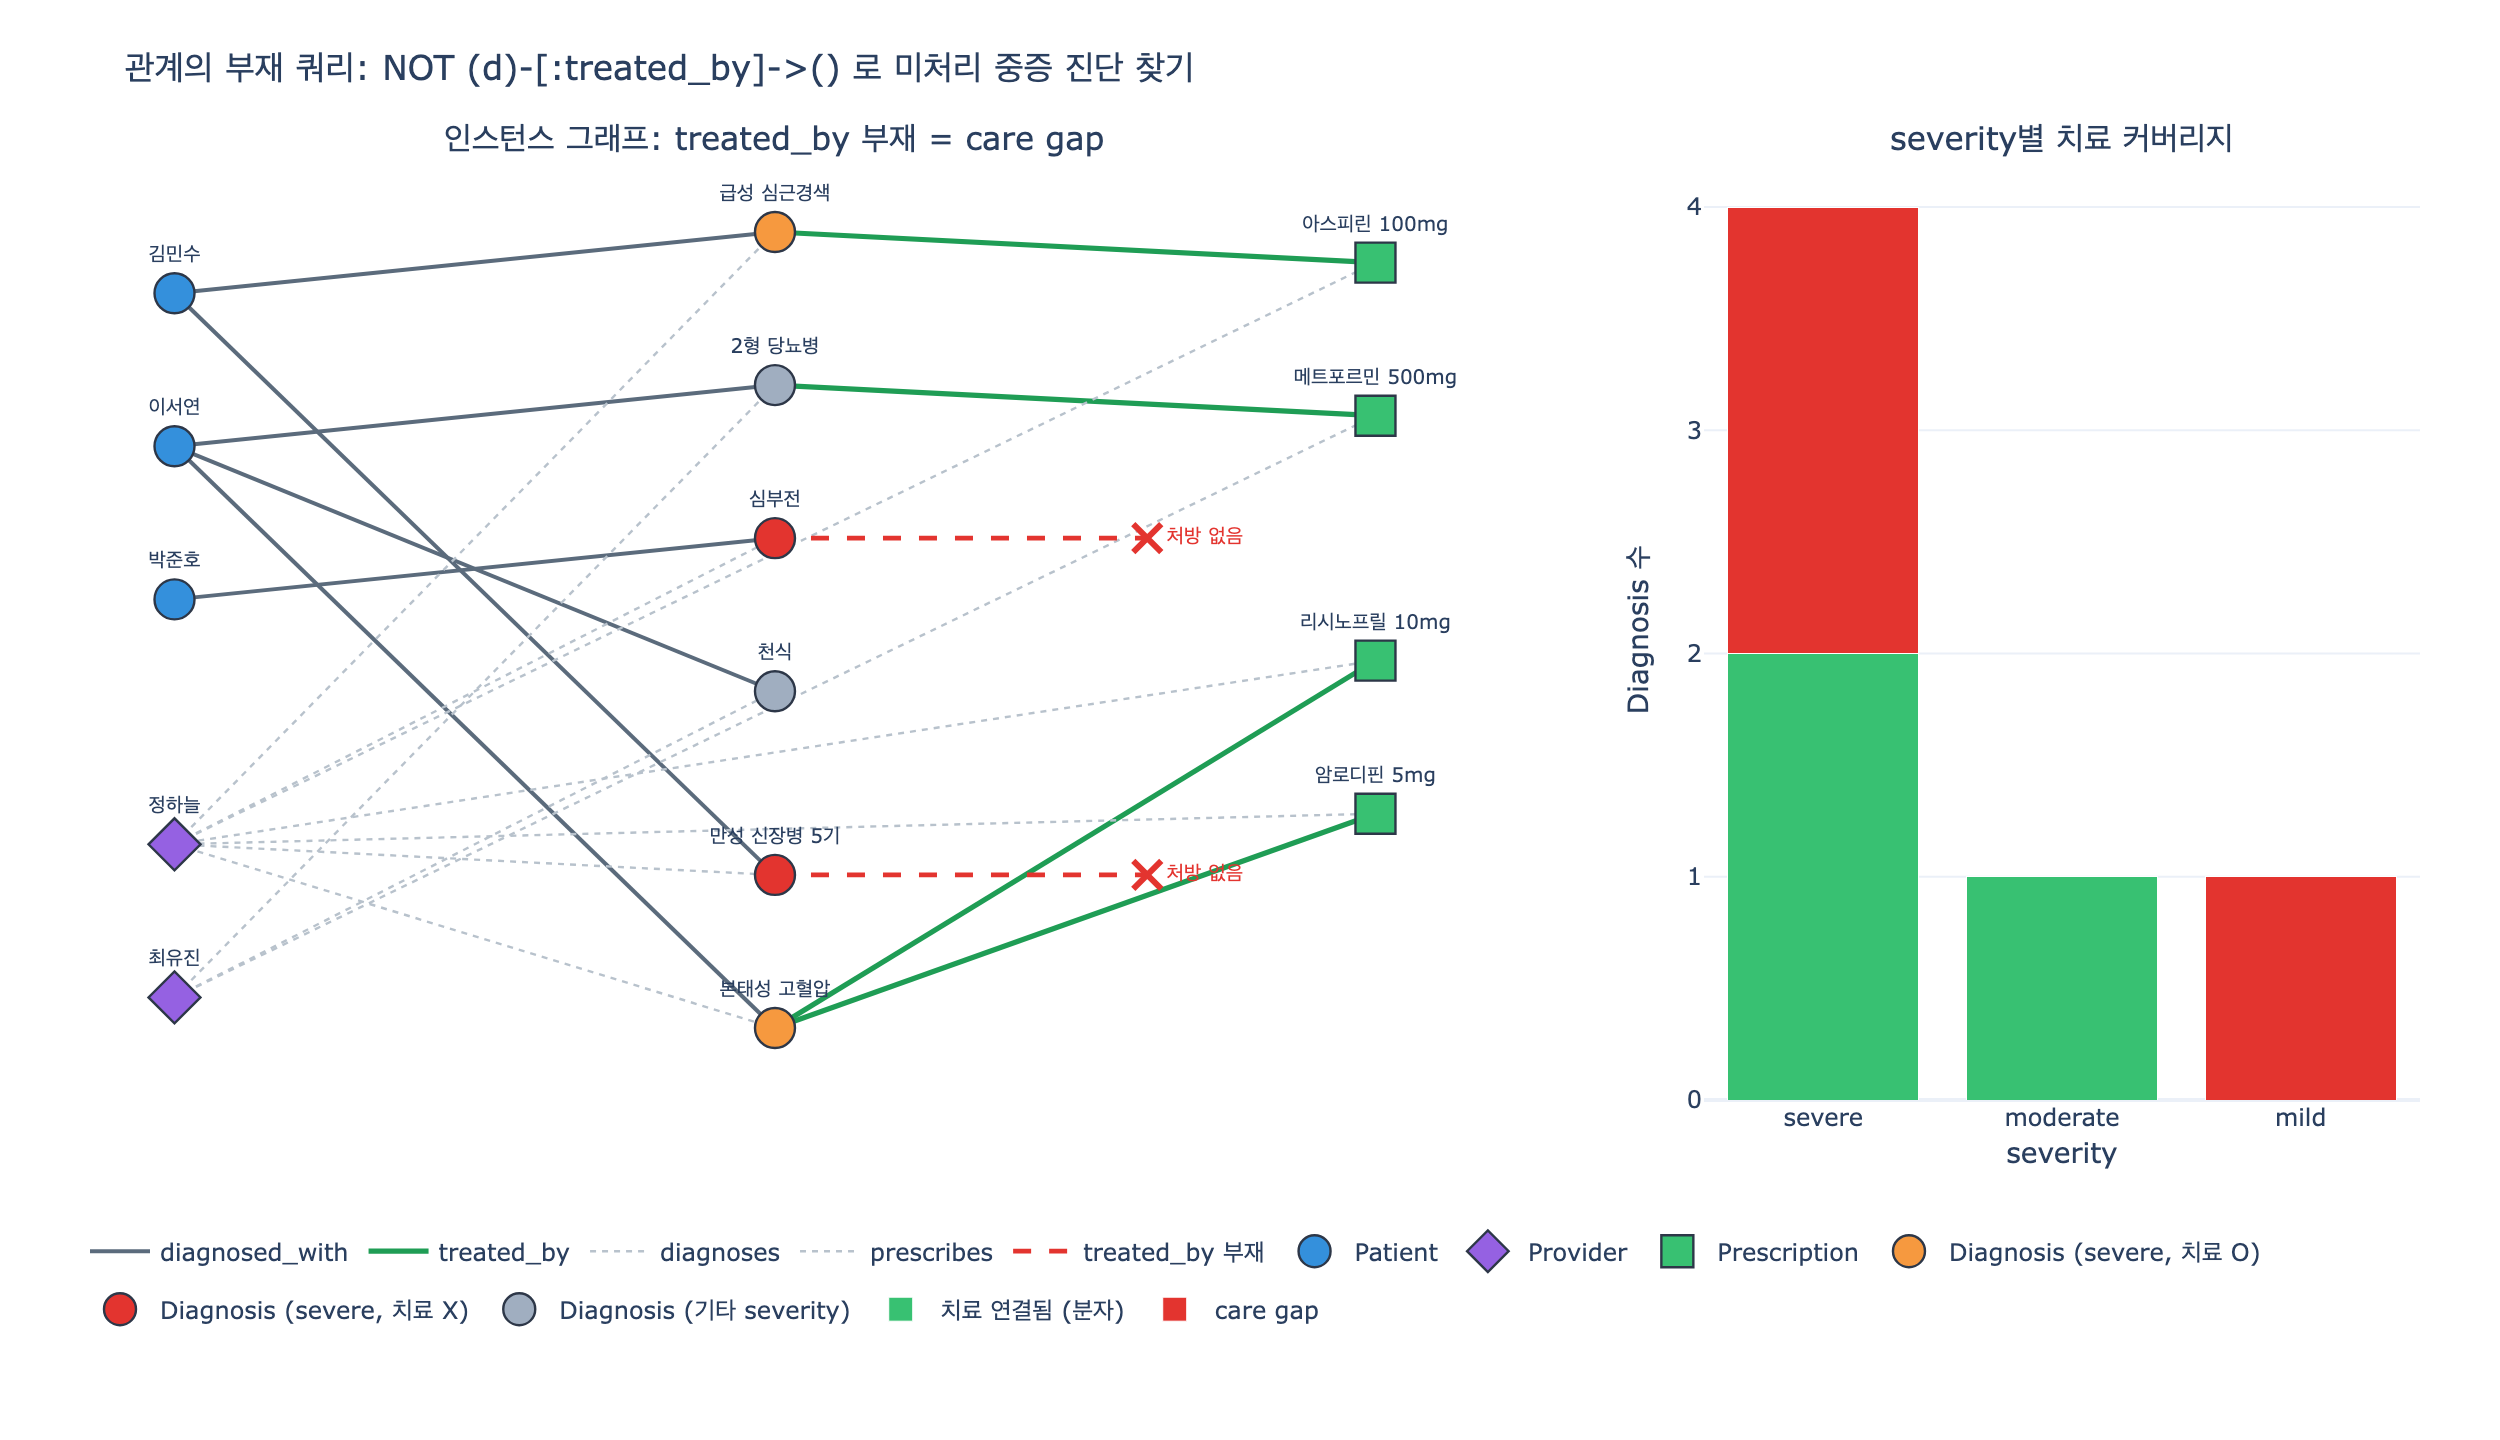

The script that drew this image:
# %% [markdown]
# # 관계의 부재를 쿼리하기 — anti-join으로 care gap 찾기
#
# Healthcare 온톨로지의 care chain은 다음과 같다.
#
# $$\text{Patient} \xrightarrow{\;diagnosed\_with\;} \text{Diagnosis} \xrightarrow{\;treated\_by\;} \text{Prescription}$$
#
# 대부분의 쿼리는 **경로가 있는 것**을 찾는다(`MATCH`). 하지만 임상적으로 가장
# 위험한 신호는 **경로가 끊긴 것**이다: `severity = 'severe'` 인데 `treated_by`
# out-edge가 하나도 없는 Diagnosis. 즉 "중증 진단은 내려졌지만 처방이 없는 환자".
#
# 집합으로 쓰면 이렇다. $R$ 을 `treated_by` 관계, $\pi_d(R)$ 을 그 관계에 등장하는
# Diagnosis 집합이라 할 때
#
# $$\text{CareGap} \;=\; \{\, d \in D \;:\; d.\text{severity} = \text{severe} \,\} \;\setminus\; \pi_d(R)$$
#
# 관계대수 용어로는 **anti-join** $D \triangleright R$ 이고,
# 반대편(치료가 연결된 케이스)은 **semi-join** $D \ltimes R$ 이다.
#
# $$D \;=\; (D \ltimes R) \;\uplus\; (D \triangleright R)$$
#
# 이 노트북은 networkx로 작은 인스턴스 그래프를 만들고, GQL의
# `WHERE NOT (d)-[:treated_by]->()` 를 순수 파이썬 anti-join으로 구현해 본다.

# %%
# 필요 패키지: networkx, plotly, kaleido (expy.png 저장용)
from collections import defaultdict

import networkx as nx
import plotly.graph_objects as go
from plotly.subplots import make_subplots


def _show(fig):
    try:
        from IPython import get_ipython

        if get_ipython() is not None:  # VSCode 셀/Jupyter에서만 렌더링
            fig.show()
    except ImportError:
        pass


print("networkx", nx.__version__)
# 출력: networkx 3.2.1

# %% [markdown]
# ## 1. 인스턴스 그래프 만들기
#
# 온톨로지 스키마(5 entity / 6 relationship)의 일부를 그대로 인스턴스로 채운다.
# 노드에 `kind` 를 두어 타입을 구분하고, 엣지에 `rel` 로 관계 이름을 붙인다.
# 관계 이름을 엣지 속성으로 들고 있어야 나중에 `-[:treated_by]->` 처럼
# **특정 관계만** 골라 부재 검사를 할 수 있다.

# %%
G = nx.MultiDiGraph()

# --- Patient ---
G.add_node("P1", kind="Patient", mrn="MRN-0001", name="김민수", bloodType="A+")
G.add_node("P2", kind="Patient", mrn="MRN-0002", name="이서연", bloodType="O-")
G.add_node("P3", kind="Patient", mrn="MRN-0003", name="박준호", bloodType="B+")

# --- Provider ---
G.add_node("PR1", kind="Provider", name="정하늘", specialty="Cardiology", department="심장내과")
G.add_node("PR2", kind="Provider", name="최유진", specialty="Endocrinology", department="내분비내과")

# --- Diagnosis (icdCode / description / severity) ---
DIAGNOSES = [
    ("D1", "I21.9", "급성 심근경색", "severe"),
    ("D2", "E11.9", "2형 당뇨병", "moderate"),
    ("D3", "I50.9", "심부전", "severe"),
    ("D4", "J45.9", "천식", "mild"),
    ("D5", "N18.5", "만성 신장병 5기", "severe"),
    ("D6", "I10", "본태성 고혈압", "severe"),
]
for did, icd, desc, sev in DIAGNOSES:
    G.add_node(did, kind="Diagnosis", icdCode=icd, description=desc, severity=sev)

# --- Prescription (rxNumber / medication / refillsRemaining) ---
PRESCRIPTIONS = [
    ("RX1", "아스피린 100mg", 2),
    ("RX2", "메트포르민 500mg", 0),
    ("RX3", "리시노프릴 10mg", 1),
    ("RX4", "암로디핀 5mg", 3),
]
for rx, med, refills in PRESCRIPTIONS:
    G.add_node(rx, kind="Prescription", medication=med, refillsRemaining=refills)

# --- 관계 ---
EDGES = [
    # Patient -[:diagnosed_with]-> Diagnosis
    ("P1", "D1", "diagnosed_with"),
    ("P1", "D5", "diagnosed_with"),
    ("P2", "D2", "diagnosed_with"),
    ("P2", "D4", "diagnosed_with"),
    ("P2", "D6", "diagnosed_with"),
    ("P3", "D3", "diagnosed_with"),
    # Provider -[:diagnoses]-> Diagnosis
    ("PR1", "D1", "diagnoses"),
    ("PR1", "D3", "diagnoses"),
    ("PR1", "D5", "diagnoses"),
    ("PR1", "D6", "diagnoses"),
    ("PR2", "D2", "diagnoses"),
    ("PR2", "D4", "diagnoses"),
    # Diagnosis -[:treated_by]-> Prescription   ← 여기 부재가 care gap
    ("D1", "RX1", "treated_by"),
    ("D2", "RX2", "treated_by"),
    ("D6", "RX3", "treated_by"),
    ("D6", "RX4", "treated_by"),
    # Provider -[:prescribes]-> Prescription
    ("PR1", "RX1", "prescribes"),
    ("PR1", "RX3", "prescribes"),
    ("PR1", "RX4", "prescribes"),
    ("PR2", "RX2", "prescribes"),
]
for s, t, rel in EDGES:
    G.add_edge(s, t, rel=rel)

kinds = defaultdict(int)
for _, d in G.nodes(data=True):
    kinds[d["kind"]] += 1
print("노드:", dict(kinds), "| 엣지:", G.number_of_edges())
# 출력: 노드: {'Patient': 3, 'Provider': 2, 'Diagnosis': 6, 'Prescription': 4} | 엣지: 20

# %% [markdown]
# ## 2. 먼저 "있는 것"을 찾는 평범한 MATCH
#
# ```gql
# MATCH (p:Patient)-[:diagnosed_with]->(d:Diagnosis)-[:treated_by]->(rx:Prescription)
# WHERE d.severity = 'severe'
# RETURN p.patientId, d.description, rx.medication
# ```
#
# 이건 **inner join** 이다. 경로가 완성된 행만 살아남는다. 그래서 이 쿼리 결과만
# 보고 있으면 "치료가 안 된 환자"는 애초에 결과에 등장하지 않는다 — 문제가
# 조용히 사라진다. 이것이 부재 쿼리가 필요한 근본 이유다.

# %%
def out_rel(g, node, rel):
    """node 에서 나가는 rel 관계의 타깃 목록 (GQL의 -[:rel]->()에 해당)."""
    return [t for _, t, d in g.out_edges(node, data=True) if d["rel"] == rel]


def in_rel(g, node, rel):
    return [s for s, _, d in g.in_edges(node, data=True) if d["rel"] == rel]


severe = [n for n, d in G.nodes(data=True) if d["kind"] == "Diagnosis" and d["severity"] == "severe"]
print("severe 진단:", severe)
# 출력: severe 진단: ['D1', 'D3', 'D5', 'D6']

print("\n[MATCH] 경로가 완성된 행만 (inner join)")
for d in severe:
    for rx in out_rel(G, d, "treated_by"):
        pat = in_rel(G, d, "diagnosed_with")[0]
        print(f"  {G.nodes[pat]['name']:4s} | {G.nodes[d]['description']:12s} | {G.nodes[rx]['medication']}")
# 출력:
# [MATCH] 경로가 완성된 행만 (inner join)
#   김민수 | 급성 심근경색     | 아스피린 100mg
#   이서연 | 본태성 고혈압     | 리시노프릴 10mg
#   이서연 | 본태성 고혈압     | 암로디핀 5mg
# → D3(심부전), D5(만성 신장병)는 결과에서 완전히 사라졌다.

# %% [markdown]
# ## 3. semi-join vs anti-join
#
# 세 가지 표현이 모두 같은 결과를 낸다.
#
# | 패러다임 | 표현 |
# |---|---|
# | GQL / Cypher — 패턴 부정 | `WHERE NOT (d)-[:treated_by]->()` |
# | GQL / Cypher — OPTIONAL MATCH | `OPTIONAL MATCH (d)-[:treated_by]->(rx) WITH d, rx WHERE rx IS NULL` |
# | SQL — NOT EXISTS | `WHERE NOT EXISTS (SELECT 1 FROM treated_by t WHERE t.diagnosis_id = d.id)` |
#
# 파이썬으로는 `treated_by` 의 소스 쪽 projection $\pi_d(R)$ 을 **집합으로 한 번
# 만들어 두고** 차집합을 취하면 된다. 이것이 DB 엔진의 hash anti-join과 같은
# 전략이며, 비용은 중첩 루프 $O(|D|\cdot|R|)$ 에서 $O(|D|+|R|)$ 로 떨어진다.

# %%
# π_d(R): treated_by 관계에 소스로 등장하는 Diagnosis 집합 (해시 빌드 단계)
treated_index = {s for s, _, d in G.edges(data=True) if d["rel"] == "treated_by"}
print("π_d(treated_by) =", sorted(treated_index))
# 출력: π_d(treated_by) = ['D1', 'D2', 'D6']

severe_set = set(severe)
semi = sorted(severe_set & treated_index)  # D ⋉ R : 치료가 연결된 중증
anti = sorted(severe_set - treated_index)  # D ▷ R : 치료가 없는 중증 = care gap

print("semi-join (치료 있음):", semi)
print("anti-join (치료 없음 = care gap):", anti)
print("분할 검증:", set(semi) | set(anti) == severe_set, "|", set(semi) & set(anti) == set())
# 출력:
# semi-join (치료 있음): ['D1', 'D6']
# anti-join (치료 없음 = care gap): ['D3', 'D5']
# 분할 검증: True | True

# %% [markdown]
# ### 관계 이름과 severity 조건을 함께 거는 실제 쿼리
#
# ```gql
# MATCH (p:Patient)-[:diagnosed_with]->(d:Diagnosis)
# WHERE d.severity = 'severe' AND NOT (d)-[:treated_by]->()
# RETURN p.mrn, p.patientId, d.icdCode, d.description
# ```
#
# 주의: `NOT (d)-[:treated_by]->()` 의 `()` 는 **어떤 타깃이든**을 뜻한다.
# 관계 이름을 생략하면 `prescribes` 같은 다른 관계까지 세어 gap을 놓친다.

# %%
print("[ANTI-JOIN] 미처리 중증 진단 — 임상 워크리스트")
print(f"{'MRN':10s} {'환자':6s} {'ICD':8s} {'진단':16s} {'담당의':6s} {'전문과':6s}")
rows = []
for d in anti:
    pat = in_rel(G, d, "diagnosed_with")[0]
    prov = in_rel(G, d, "diagnoses")[0]
    nd, np_, npr = G.nodes[d], G.nodes[pat], G.nodes[prov]
    rows.append((np_["mrn"], np_["name"], nd["icdCode"], nd["description"], npr["name"], npr["department"]))
    print(f"{np_['mrn']:10s} {np_['name']:6s} {nd['icdCode']:8s} {nd['description']:16s} {npr['name']:6s} {npr['department']:6s}")
# 출력:
# [ANTI-JOIN] 미처리 중증 진단 — 임상 워크리스트
# MRN        환자     ICD      진단               담당의    전문과
# MRN-0003   박준호      I50.9    심부전                정하늘      심장내과
# MRN-0001   김민수      N18.5    만성 신장병 5기          정하늘      심장내과
# → provider까지 함께 뽑히기 때문에 "누구에게 알릴지"가 바로 정해진다.

# %% [markdown]
# ## 4. OPTIONAL MATCH = LEFT OUTER JOIN 관점
#
# anti-join은 "left outer join 후 오른쪽이 NULL인 행"과 같다. 전체 표를 한 번
# 만들어 보면 부재가 왜 **데이터의 한 값**으로 취급되는지 보인다.
#
# $$\text{AntiJoin} \;=\; \sigma_{rx = \text{NULL}}\bigl(D \mathbin{⟕} R\bigr)$$

# %%
print(f"{'dx':4s} {'severity':9s} {'처방(rx)':16s} {'gap?':5s}")
for did, icd, desc, sev in DIAGNOSES:
    rxs = out_rel(G, did, "treated_by") or [None]  # OPTIONAL MATCH: 없으면 NULL 한 행
    for rx in rxs:
        label = G.nodes[rx]["medication"] if rx else "NULL"
        gap = "◀ GAP" if (rx is None and sev == "severe") else ""
        print(f"{did:4s} {sev:9s} {label:16s} {gap}")
# 출력:
# dx   severity  처방(rx)          gap?
# D1   severe    아스피린 100mg
# D2   moderate  메트포르민 500mg
# D3   severe    NULL             ◀ GAP
# D4   mild      NULL
# D5   severe    NULL             ◀ GAP
# D6   severe    리시노프릴 10mg
# D6   severe    암로디핀 5mg
# → D4도 NULL이지만 severity 필터 때문에 gap이 아니다.
#   "부재"만으로는 부족하고 "있어야 했는가"라는 기준(severe)이 함께 필요하다.

# %% [markdown]
# ## 5. care gap analysis — 임상 품질 지표로 승격시키기
#
# 임상 품질 측정(HEDIS, CMS Star Ratings 등)은 언제나
# **분모(denominator) = 치료 대상 모집단**, **분자(numerator) = 실제로 치료를
# 받은 사람** 형태로 정의된다. anti-join은 정확히 그 차이를 뽑아낸다.
#
# $$\text{GapRate} \;=\; \frac{|D_{\text{severe}} \triangleright R|}{|D_{\text{severe}}|}
#   \;=\; 1 - \frac{|D_{\text{severe}} \ltimes R|}{|D_{\text{severe}}|}$$
#
# 즉 부재 쿼리는 "버그 리스트"가 아니라 **측정 가능한 지표**가 된다.

# %%
by_sev = defaultdict(lambda: {"total": 0, "treated": 0})
for did, icd, desc, sev in DIAGNOSES:
    by_sev[sev]["total"] += 1
    if did in treated_index:
        by_sev[sev]["treated"] += 1

print(f"{'severity':9s} {'분모':>4s} {'분자':>4s} {'gap':>4s} {'gap rate':>9s}")
for sev in ("severe", "moderate", "mild"):
    s = by_sev[sev]
    gap_n = s["total"] - s["treated"]
    print(f"{sev:9s} {s['total']:4d} {s['treated']:4d} {gap_n:4d} {gap_n / s['total']:8.0%}")
# 출력:
# severity   분모   분자  gap  gap rate
# severe       4    2    2      50%
# moderate     1    1    0       0%
# mild         1    0    1     100%

sev_stat = by_sev["severe"]
print(f"\n중증 미처리율 = {(sev_stat['total'] - sev_stat['treated']) / sev_stat['total']:.0%} → 개선 목표 지표")
# 출력: 중증 미처리율 = 50% → 개선 목표 지표

# %% [markdown]
# ## 6. 흔한 함정 두 가지
#
# 1. **부재 ≠ 진짜 누락.** 처방이 정말 없는 것인지, 약국 시스템 연동이 끊겨
#    엣지가 적재되지 않은 것인지 구분해야 한다. property graph는 보통
#    닫힌 세계(closed world) 가정을 쓰므로 "모르는 것"과 "없는 것"을 같게
#    취급한다. OWL 같은 열린 세계(open world) 모델에서는 부재를 곧바로
#    거짓으로 결론 내릴 수 없다.
# 2. **관계 방향과 이름을 흘리면 오탐.** 방향을 빼면(`-[:treated_by]-`)
#    엉뚱한 매칭이 생기고, 이름을 빼면 다른 관계가 gap을 덮어 위험한
#    거짓 음성(false negative)이 된다.

# %%
# 방향을 흘렸을 때: in-edge(diagnoses / diagnosed_with)까지 세면 gap이 사라진다
undirected_wrong = sorted(severe_set - {n for n in G.nodes if G.degree(n) > 0})
print("방향 무시 -[:treated_by]- :", undirected_wrong, "→ gap 전멸 (false negative)")
# 출력: 방향 무시 -[:treated_by]- : [] → gap 전멸 (false negative)

# 관계 이름을 흘렸을 때: Diagnosis에 다른 out-relation이 하나 생기면 즉시 무너진다.
H = G.copy()
H.add_edge("D3", "D5", rel="comorbid_with")  # 치료와 무관한 관계 하나 추가
loose = sorted(severe_set - {n for n in H.nodes if H.out_degree(n) > 0})
strict = sorted(severe_set - {s for s, _, d in H.edges(data=True) if d["rel"] == "treated_by"})
print("관계명 생략 -->() :", loose)
print("관계명 명시 -[:treated_by]->() :", strict)
print("→ 놓친 gap:", sorted(set(strict) - set(loose)))
# 출력:
# 관계명 생략 -->() : ['D5']
# 관계명 명시 -[:treated_by]->() : ['D3', 'D5']
# → 놓친 gap: ['D3']

# %% [markdown]
# ## 7. 시각화 — 끊긴 care chain
#
# 왼쪽은 인스턴스 그래프. 빨간 X로 끝나는 점선은 **존재하지 않는 엣지**,
# 즉 anti-join이 잡아낸 gap이다. 오른쪽은 severity별 분모/분자 스택.

# %%
POS = {
    "P1": (0, 3.0), "P2": (0, 2.0), "P3": (0, 1.0),
    "PR1": (0, -0.6), "PR2": (0, -1.6),
    "D1": (1, 3.4), "D2": (1, 2.4), "D3": (1, 1.4),
    "D4": (1, 0.4), "D5": (1, -0.8), "D6": (1, -1.8),
    "RX1": (2, 3.2), "RX2": (2, 2.2), "RX3": (2, 0.6), "RX4": (2, -0.4),
}

fig = make_subplots(
    rows=1, cols=2, column_widths=[0.66, 0.34],
    subplot_titles=("인스턴스 그래프: treated_by 부재 = care gap", "severity별 치료 커버리지"),
)

EDGE_STYLE = {
    "diagnosed_with": ("#5b6b7c", 2.0, "solid"),
    "treated_by": ("#1f9d55", 2.6, "solid"),
    "diagnoses": ("#b8c2cc", 1.2, "dot"),
    "prescribes": ("#b8c2cc", 1.2, "dot"),
}
for rel, (color, width, dash) in EDGE_STYLE.items():
    xs, ys = [], []
    for s, t, dd in G.edges(data=True):
        if dd["rel"] != rel:
            continue
        (x0, y0), (x1, y1) = POS[s], POS[t]
        xs += [x0, x1, None]
        ys += [y0, y1, None]
    fig.add_trace(
        go.Scatter(x=xs, y=ys, mode="lines", name=rel, legendgroup=rel,
                   line=dict(color=color, width=width, dash=dash), hoverinfo="skip"),
        row=1, col=1,
    )

# 존재하지 않는 treated_by 를 명시적으로 그린다 (부재의 시각화)
gx, gy, mx, my = [], [], [], []
for d in anti:
    x0, y0 = POS[d]
    gx += [x0, x0 + 0.62, None]
    gy += [y0, y0, None]
    mx.append(x0 + 0.62)
    my.append(y0)
fig.add_trace(
    go.Scatter(x=gx, y=gy, mode="lines", name="treated_by 부재",
               line=dict(color="#e3342f", width=2.4, dash="dash"), hoverinfo="skip"),
    row=1, col=1,
)
fig.add_trace(
    go.Scatter(x=mx, y=my, mode="markers+text", showlegend=False,
               marker=dict(symbol="x-thin", size=14, line=dict(color="#e3342f", width=3)),
               text=["처방 없음"] * len(mx), textposition="middle right",
               textfont=dict(color="#e3342f", size=10), hoverinfo="skip"),
    row=1, col=1,
)

others = [did for did, _, _, sev in DIAGNOSES if sev != "severe"]
GROUPS = [
    ("Patient", [n for n, d in G.nodes(data=True) if d["kind"] == "Patient"], "#3490dc", "circle"),
    ("Provider", [n for n, d in G.nodes(data=True) if d["kind"] == "Provider"], "#9561e2", "diamond"),
    ("Prescription", [n for n, d in G.nodes(data=True) if d["kind"] == "Prescription"], "#38c172", "square"),
    ("Diagnosis (severe, 치료 O)", semi, "#f6993f", "circle"),
    ("Diagnosis (severe, 치료 X)", anti, "#e3342f", "circle"),
    ("Diagnosis (기타 severity)", others, "#a0aec0", "circle"),
]

for name, nodes, color, symbol in GROUPS:
    labels, hovers = [], []
    for n in nodes:
        nd = G.nodes[n]
        labels.append(nd.get("name") or nd.get("description") or nd.get("medication") or n)
        hovers.append("<br>".join(f"{k}={v}" for k, v in nd.items()))
    fig.add_trace(
        go.Scatter(
            x=[POS[n][0] for n in nodes], y=[POS[n][1] for n in nodes],
            mode="markers+text", name=name,
            marker=dict(size=20, color=color, line=dict(color="#2d3748", width=1.2), symbol=symbol),
            text=labels, textposition="top center", textfont=dict(size=10),
            hovertext=hovers, hoverinfo="text",
        ),
        row=1, col=1,
    )

sev_order = ["severe", "moderate", "mild"]
fig.add_trace(
    go.Bar(x=sev_order, y=[by_sev[s]["treated"] for s in sev_order],
           name="치료 연결됨 (분자)", marker_color="#38c172"),
    row=1, col=2,
)
fig.add_trace(
    go.Bar(x=sev_order, y=[by_sev[s]["total"] - by_sev[s]["treated"] for s in sev_order],
           name="care gap", marker_color="#e3342f"),
    row=1, col=2,
)

fig.update_xaxes(showgrid=False, zeroline=False, showticklabels=False, row=1, col=1)
fig.update_yaxes(showgrid=False, zeroline=False, showticklabels=False, row=1, col=1)
fig.update_xaxes(title_text="severity", title_standoff=6, row=1, col=2)
fig.update_yaxes(title_text="Diagnosis 수", dtick=1, row=1, col=2)
fig.update_layout(
    barmode="stack", template="plotly_white", height=720, width=1250,
    title="관계의 부재 쿼리: NOT (d)-[:treated_by]->() 로 미처리 중증 진단 찾기",
    legend=dict(orientation="h", yanchor="top", y=-0.13, x=0),
    margin=dict(l=40, r=40, t=80, b=170),
)

_show(fig)

try:
    fig.write_image("expy.png", scale=2)
    print("expy.png 저장 완료")
except Exception as exc:  # kaleido 미설치 등
    print("이미지 저장 건너뜀:", exc)
# 출력: expy.png 저장 완료

# %% [markdown]
# ## 정리
#
# - `MATCH` 만으로는 **끊긴 경로가 결과에서 사라진다**. 부재 조건
#   (`NOT (d)-[:treated_by]->()`, `NOT EXISTS`, `OPTIONAL MATCH ... IS NULL`)이
#   있어야 누락을 볼 수 있다.
# - 구현은 anti-join: 대상 관계의 projection $\pi_d(R)$ 을 해시 집합으로 만들고
#   차집합을 취한다 → $O(|D|+|R|)$.
# - 온톨로지가 있으면 "**있어야 할 관계**"가 스키마로 선언되어 있으므로,
#   무엇의 부재를 물어야 하는지가 명확해진다. severity 같은 속성이 분모를
#   정의해 주어 gap이 **임상적으로 의미 있는** 집합이 된다.
# - 결과는 단순 목록이 아니라 care gap analysis 지표
#   ($\text{GapRate} = |D \triangleright R| / |D|$)로 승격되어, 워크리스트와
#   품질 개선 목표를 동시에 만들어 낸다.
